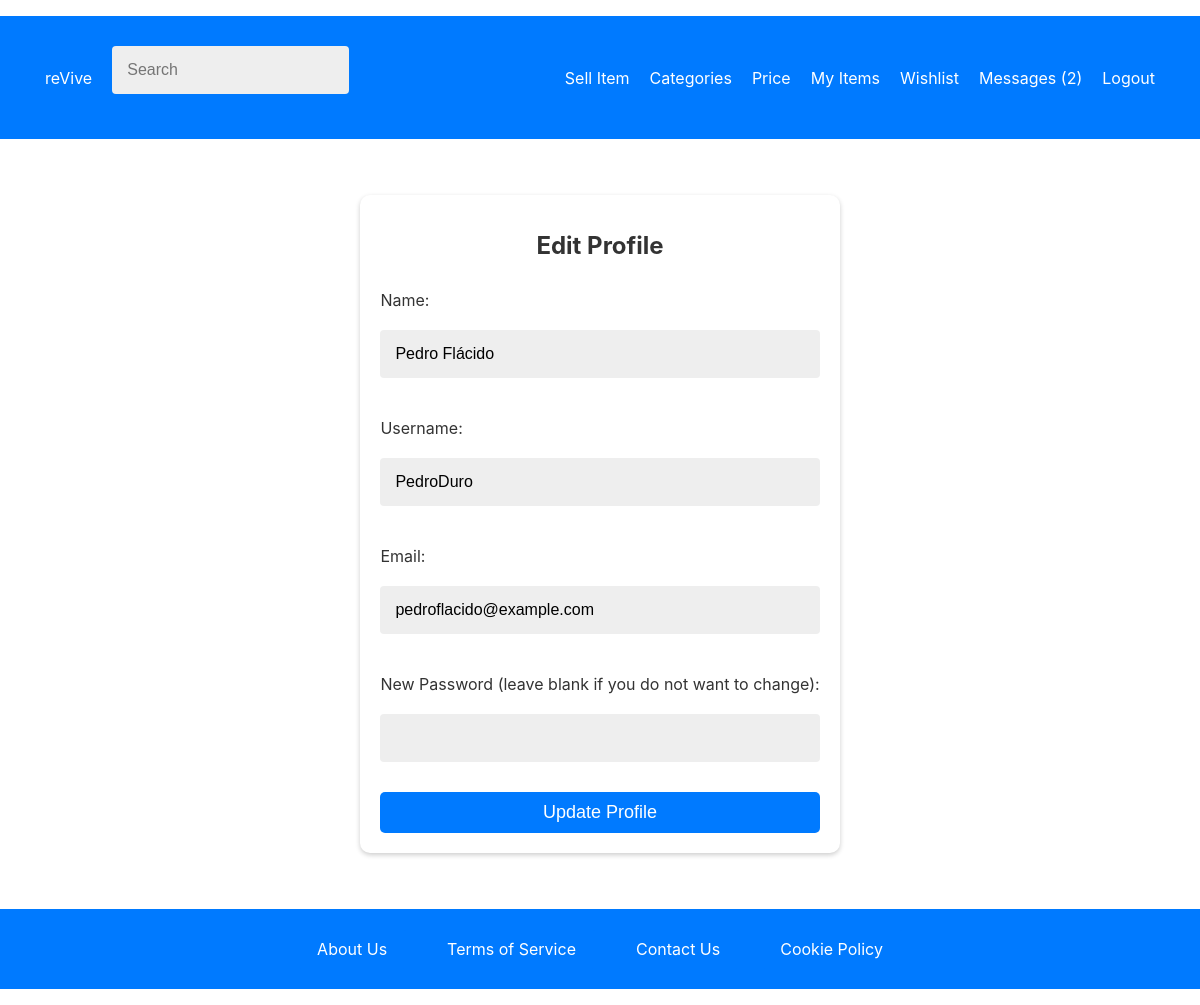
Page /pages/edit_profile.php (signed in) on the committed database.
### tables this page shows
CREATE TABLE users (
    user_id INTEGER PRIMARY KEY AUTOINCREMENT,
    name TEXT NOT NULL,
    username TEXT NOT NULL UNIQUE,
    password TEXT NOT NULL,
    email TEXT NOT NULL UNIQUE,
    is_admin BOOLEAN NOT NULL DEFAULT 0
, street TEXT, door TEXT, city TEXT, state TEXT, postalCode TEXT);

### database/users.class.php (called while the page is built, shortened)
<?php
class Users {
    public function __construct(int $id, string $name, string $username, string $email, bool $is_admin, ?string $street = null, ?string $door = null, ?string $city = null, ?string $state = null, ?string $postalCode = null) {
        $this->name = $name;
        $this->username = $username;
        $this->email = $email;
    }
    public static function getUser(PDO $db, int $id): ?Users {
        $stmt = $db->prepare('SELECT user_id, name, username, email, is_admin, street, door, city, state, postalCode FROM users WHERE user_id = ?');
        $stmt->execute([$id]);
        $user = $stmt->fetch(PDO::FETCH_ASSOC);
        if ($user) {
            return new Users(
                $user['user_id'],
                $user['name'],
                $user['username'],
                $user['email'],
                (bool) $user['is_admin'],
                $user['street'],
                $user['door'],
                $user['city'],
                $user['state'],
                $user['postalCode']
            );
        } else {
            return null;
        }
    }
}
?>

### pages/edit_profile.php (the view, shortened to what this page needs)
<?php
require_once(__DIR__ . '/../database/connection.db.php');
require_once(__DIR__ . '/../database/users.class.php');
$db = getDatabaseConnection();
$user_id = $_SESSION['user_id'];
$user = Users::getUser($db, $user_id);
require_once(__DIR__ . '/../templates/common.php');
?>
<link rel="stylesheet" type="text/css" href="../styles/edit_profile.css">
<div class="profile-container">
    <h1>Edit Profile</h1>
    <form action="edit_profile.php" method="post">
        <label for="name">Name:</label>
        <input type="text" id="name" name="name" value="<?= htmlspecialchars($user->name) ?>" required>
        <label for="username">Username:</label>
        <input type="text" id="username" name="username" value="<?= htmlspecialchars($user->username) ?>" required>
        <label for="email">Email:</label>
        <input type="email" id="email" name="email" value="<?= htmlspecialchars($user->email) ?>" required>
        <label for="password">New Password (leave blank if you do not want to change):</label>
        <input type="password" id="password" name="password">
        <button type="submit">Update Profile</button>
    </form>
</div>

### styles/register.css (style rules this page uses)
body, html { height: 100%; margin: 0; font-family: -apple-system, BlinkMacSystemFont, "Segoe UI", Roboto, "Helvetica Neue", Arial, sans-serif; }
label { display: block; margin-top: 10px; }
input[type="text"], input[type="email"], input[type="password"] { width: 100%; padding: 15px; margin: 5px 0 20px 0; display: inline-block; border: none; background: #eee; border-radius: 4px; box-sizing: border-box; }

### styles/mainPage.css (style rules this page uses)
html, body { height: 100%; margin: 0; padding: 0; display: flex; flex-direction: column; font-family: -apple-system, BlinkMacSystemFont, "Segoe UI", Roboto, "Helvetica Neue", Arial, sans-serif; }
body { min-height: 100vh; display: flex; flex-direction: column; }

### styles/login.css (style rules this page uses)
body, html { height: 100%; margin: 0; font-family: -apple-system, BlinkMacSystemFont, "Segoe UI", Roboto, "Helvetica Neue", Arial, sans-serif; }
label { display: block; margin-top: 10px; }
input[type="text"], input[type="email"], input[type="password"] { width: 100%; padding: 15px; margin: 5px 0 20px 0; display: inline-block; border: none; background: #eee; border-radius: 4px; box-sizing: border-box; }

### styles/common.css (style rules this page uses)
body, html { height: 100%; margin: 0; font-family: -apple-system, BlinkMacSystemFont, "Segoe UI", Roboto, "Helvetica Neue", Arial, sans-serif; }

### styles/edit_profile.css (style rules this page uses)
body, html { height: 100%; margin: 0; font-family: -apple-system, BlinkMacSystemFont, "Segoe UI", Roboto, "Helvetica Neue", Arial, sans-serif; }
.profile-container { max-width: 800px; margin: 40px auto; padding: 20px; background: #fff; box-shadow: 0 2px 5px rgba(0,0,0,0.2); border-radius: 10px; text-align: left; }
.profile-container h1 { color: #333; font-size: 24px; text-align: center; margin-bottom: 20px; }
form { display: flex; flex-direction: column; gap: 10px; }
label { font-size: 16px; color: #333; margin-bottom: 5px; }
input { padding: 10px; font-size: 16px; border: 1px solid #ccc; border-radius: 5px; }
button { background-color: #007aff; color: white; padding: 10px 15px; border: none; cursor: pointer; font-size: 18px; border-radius: 5px; transition: background-color 0.3s; text-align: center; }

### rows in the picture
users: name "Pedro Flácido", username "PedroDuro", email "pedroflacido@example.com"

### other values in the picture
$unreadCount "2"
